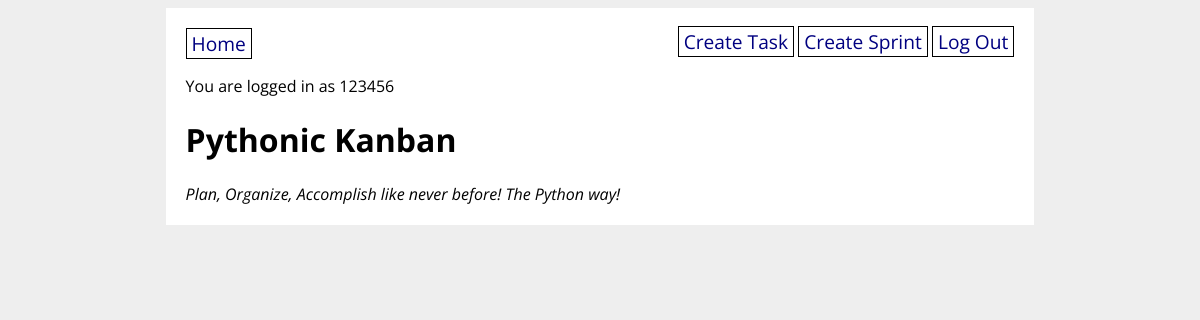
Page / (signed in) on the earlier database version.
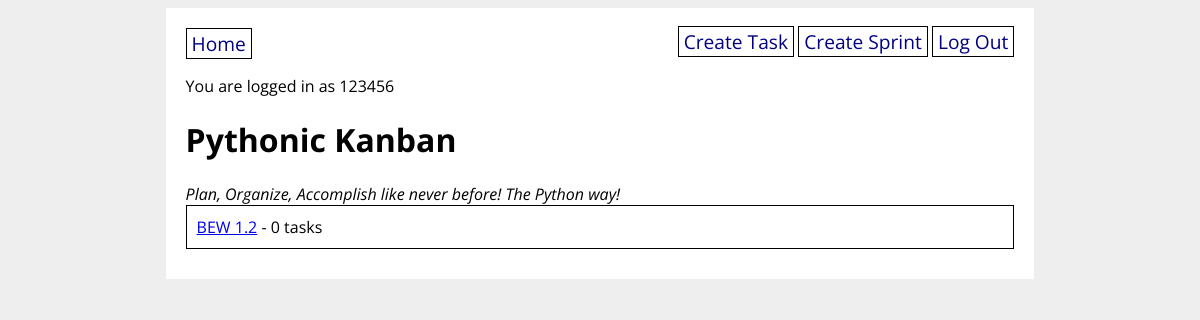
Same page on the later database version.
### final_app/models.py (models this page shows)
class User(UserMixin, db.Model):
    id = db.Column(db.Integer, primary_key=True)
    username = db.Column(db.String(20), nullable=False, unique=True)
    password = db.Column(db.String(200), nullable=False)

class Sprint(db.Model):
    id = db.Column(db.Integer, primary_key=True)
    name = db.Column(db.String(40), nullable=False)
    tasks = db.relationship("Task", back_populates="sprint")
    created_by_id = db.Column(db.Integer, db.ForeignKey("user.id"))
    created_by = db.relationship("User")

### final_app/main/routes.py (the view)
@main.route("/")
def homepage():
    sprints = Sprint.query.all()
    return render_template("home.html", sprints=sprints)

### final_app/__init__.py (called while the page is built)
@login_manager.user_loader
def load_user(user_id):
    return User.query.get(user_id)

### final_app/templates/home.html
{% extends "base.html" %}
{% block content %}
<h1>Pythonic Kanban</h1>
<i>Plan, Organize, Accomplish like never before! The Python way!</i>
{% for sprint in sprints %}
<div class="store">
  <a href="/sprint/{{ sprint.id }}">{{ sprint.name }}</a> - {{ sprint.tasks|length }} tasks
</div>
{% endfor %}
{% endblock %}

### final_app/templates/base.html (shortened to what this page needs)
<!DOCTYPE html>
<html>
<head>
  <link rel="stylesheet" href="/static/style.css">
</head>
<body>
  <div id="content">
    <nav>
      <a href="/">Home</a>
      <div>
        {% if current_user.is_authenticated %}
        <a href="/create_task">Create Task</a>
        <a href="/create_sprint">Create Sprint</a>
        <a href="/logout">Log Out</a>
        {% else %}
        <a href="/signup">Sign Up</a>
        <a href="/login">Log In</a>
        {% endif %}
      </div>
    </nav>
    {% if current_user.is_authenticated %}
    <p>You are logged in as {{ current_user.username }}</p>
    {% endif %}
    {% block content %}{% endblock %}
  </div>
</body>
</html>

### final_app/static/style.css (style rules this page uses)
body { display: flex; flex-direction: column; align-items: center; background-color: #eee; font-family: "Open Sans", sans-serif; }
#content { width: 70%; background-color: white; padding: 20px; }
nav { width: 100%; display: flex; flex-direction: row; justify-content: space-between; }
nav a { color: navy; text-decoration: none; border: 1px solid black; padding: 1px 5px; font-size: 1.2em; }
div.store { border: 1px solid black; padding: 10px; margin-bottom: 10px; }

Differences in the rows shown:
added Sprint: name "BEW 1.2", tasks|length "0"
